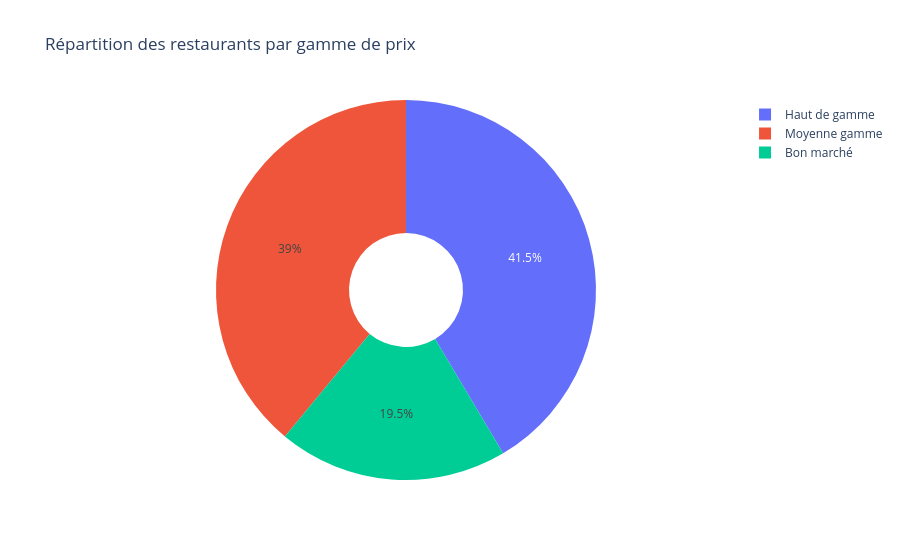

Notebook cell for this chart:
### Markdown cell above
<p><b style="color:black;">Visualisation 3 : Répartition des gammes de prix  </b></p>

### Code cell
fig = px.pie(df, names="categorie_prix", title="Répartition des restaurants par gamme de prix", hole=0.3)
fig.show()

### Figure 1 — Plotly figure (JSON) as saved in the notebook; plotly's stock layout.template omitted (floating-point values rounded to 4 significant figures; data arrays with more than 128 entries replaced by an {"elided": "..."} marker saying what was removed)
{"data": [{"domain": {"x": [0, 1], "y": [0, 1]}, "hole": 0.3, "hovertemplate": "categorie_prix=%{label}<extra></extra>", "labels": {"elided": "5000 str values"}, "legendgroup": "", "name": "", "showlegend": true, "type": "pie"}], "layout": {"legend": {"tracegroupgap": 0}, "title": {"text": "Répartition des restaurants par gamme de prix"}}}
